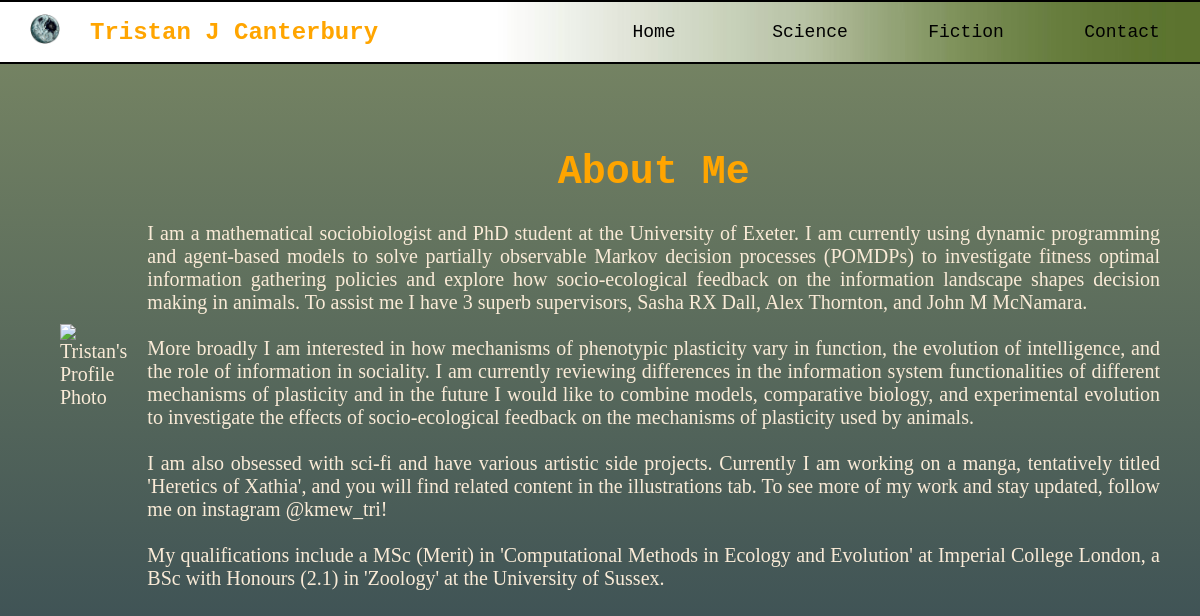
The app's page /, older data.
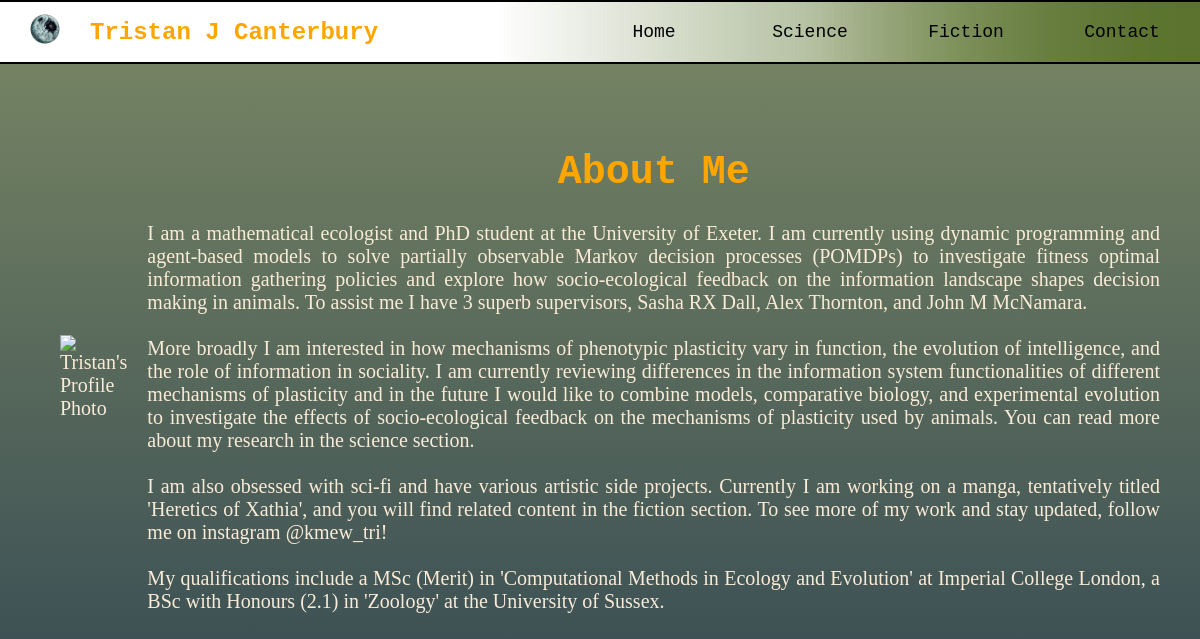
The same page, newer data.
### portfolio/models.py (models this page shows, shortened)
class Profile(models.Model):
    name = models.CharField(max_length=100)
    description = models.TextField()

### portfolio/views.py (the view)
# urls.py: path('', views.home, name='home'),
def home(request):
    profile = Profile.objects.first()  # Fetch the profile object
    return render(request, 'portfolio/home.html', {'profile': profile})

### portfolio/templates/portfolio/home.html (shortened to what this page needs)
{% extends 'base.html' %}
{% load static %}
{% block content %}
<link rel="stylesheet" type="text/css" href="{% static 'css/Profile.css' %}">
<div class="profile">
    <div class="profile_image">
    <img src="{% static 'Images/ProfileNevis.jpg' %}"  alt="Tristan's Profile Photo" style="width: auto; max-height: 500px; margin: 20px;">
    </div>
    <div class="profile-info" style="white-space: pre-line;">
        <h1 style="font-family: 'Courier New'; color: orange; text-align: center;">About Me</h1>  <p>{{ profile.description }}</p>
    </div>
</div>
{% endblock %}

Row changes from the older to the newer data that the page shows:
changed Profile: description "I am a mathematical sociobiologist and PhD student at the University of Exeter. I am currently using dynamic programming and agent-based models to solve partially observable Markov decision processes (POMDPs) to investigate fitness optimal information gathering policies and explore how socio-ecological feedback on the information landscape shapes decision making in animals. To assist me I have 3 superb supervisors, Sasha RX Dall, Alex Thornton, and John M McNamara. More broadly I am interested in how mechanisms of phenotypic plasticity vary in function, the evolution of intelligence, and the role of information in sociality. I am currently reviewing differences in the information system…" → "I am a mathematical ecologist and PhD student at the University of Exeter. I am currently using dynamic programming and agent-based models to solve partially observable Markov decision processes (POMDPs) to investigate fitness optimal information gathering policies and explore how socio-ecological feedback on the information landscape shapes decision making in animals. To assist me I have 3 superb supervisors, Sasha RX Dall, Alex Thornton, and John M McNamara. More broadly I am interested in how mechanisms of phenotypic plasticity vary in function, the evolution of intelligence, and the role of information in sociality. I am currently reviewing differences in the information system…"
